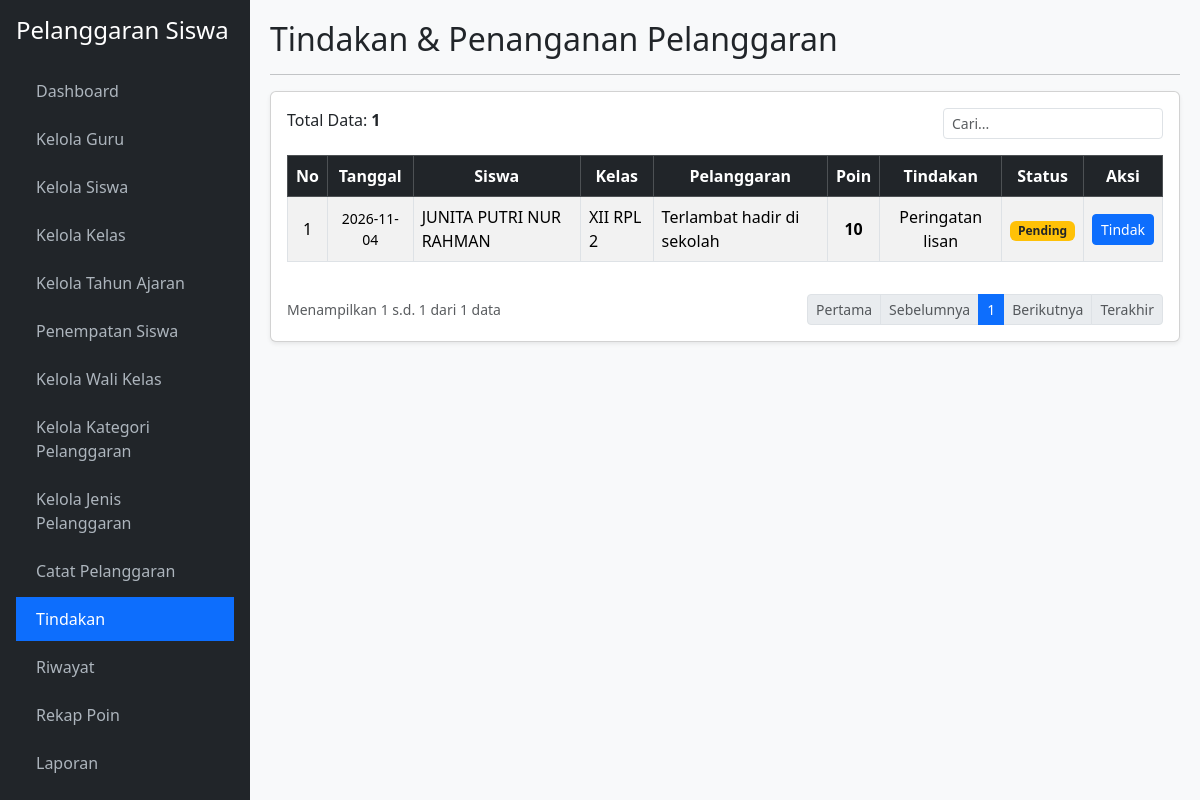
Before: /tindakan.php (signed in) with the older database file.
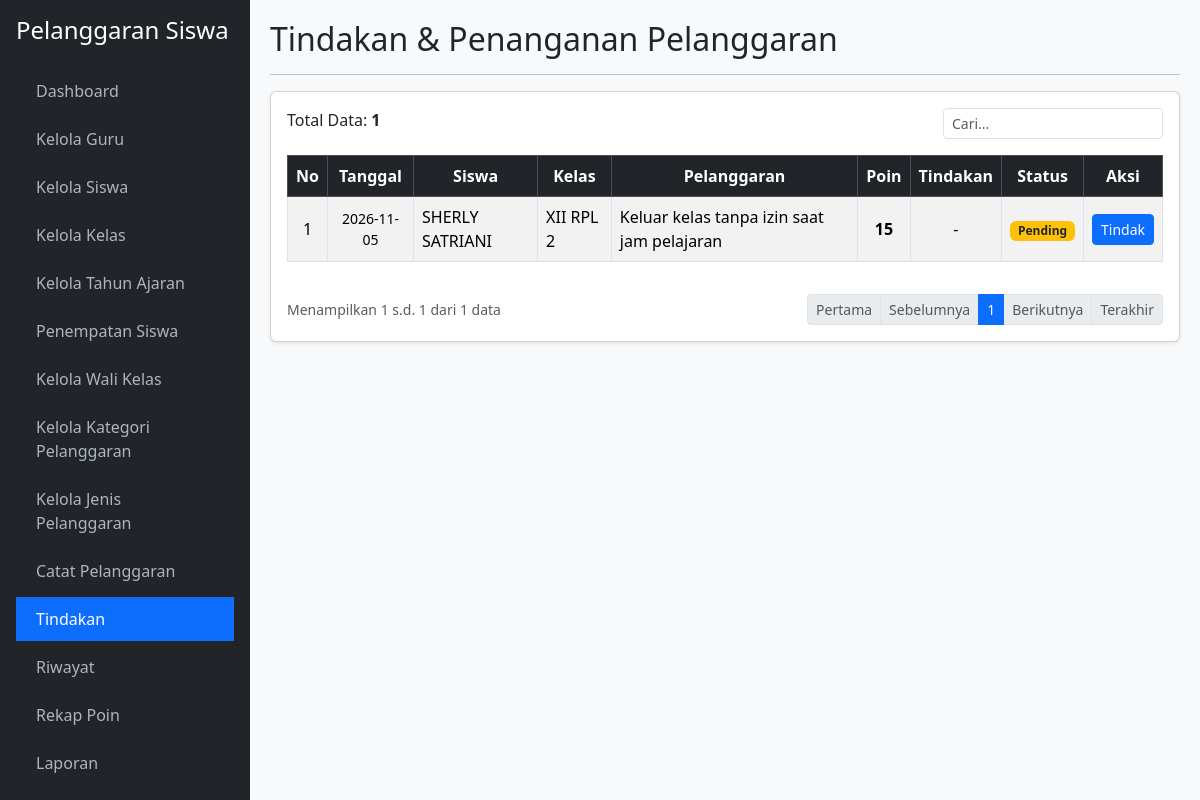
After: the same page with the newer database file.
### tables this page shows
CREATE TABLE `t_pelanggaran_siswa` (
  `id` int(11) NOT NULL,
  `tahun_ajaran_id` int(11) NOT NULL,
  `siswa_id` int(11) NOT NULL,
  `nama_siswa` varchar(150) DEFAULT NULL,
  `kelas_id` int(11) NOT NULL,
  `nama_kelas` varchar(100) DEFAULT NULL,
  `pelanggaran_id` int(11) NOT NULL,
  `nama_pelanggaran` varchar(150) DEFAULT NULL,
  `pelanggaran_kategori_id` int(11) NOT NULL,
  `guru_id` int(11) NOT NULL,
  `nama_guru` varchar(150) DEFAULT NULL,
  `tanggal` date NOT NULL,
  `keterangan` text DEFAULT NULL,
  `poin` int(11) DEFAULT NULL,
  `tindakan` text DEFAULT NULL,
  `status` varchar(30) DEFAULT NULL,
  `created_at` timestamp NULL DEFAULT NULL,
  `updated_at` timestamp NULL DEFAULT NULL
);

### tindakan.php (the view, shortened to what the changed rows need)
<?php
require_once 'koneksi.php';
$edit = isset($_GET['tindak']) ? mysqli_fetch_assoc(mysqli_query($koneksi, "SELECT * FROM t_pelanggaran_siswa WHERE id='{$_GET['tindak']}'")) : null;
$limit = 10;
$h = max(1, (int)($_GET['halaman'] ?? 1));
$offset = ($h - 1) * $limit;
$where_arr = ["status != 'Selesai'"];
$where = "WHERE " . implode(' AND ', $where_arr);
$data = mysqli_query($koneksi, "SELECT * FROM t_pelanggaran_siswa $where ORDER BY tanggal DESC, id DESC LIMIT $offset, $limit");
$no = $offset + 1;
?>
<!DOCTYPE html>
<html lang="id">
<head>
    <link href="https://cdn.jsdelivr.net/npm/bootstrap@5.3.2/dist/css/bootstrap.min.css" rel="stylesheet">
</head>
<body>
    <div class="main-content">
        <?php if ($edit): ?>
            <div class="d-flex justify-content-between align-items-center mb-3">
                <h2>Form Tindakan Siswa</h2>
                <a href="tindakan.php" class="btn btn-secondary btn-sm">&larr; Kembali</a>
            </div>
            <hr>
            <div class="card shadow-sm"><div class="card-body">
                <form method="POST">
                    <input type="hidden" name="id" value="<?= $edit['id']; ?>">
                    <div class="mb-3">
                        <label class="form-label fw-bold">Siswa & Kelas:</label>
                        <input type="text" class="form-control" value="<?= htmlspecialchars($edit['nama_siswa'] . ' (' . $edit['nama_kelas'] . ')'); ?>" disabled>
                    </div>
                    <div class="mb-3">
                        <label class="form-label fw-bold">Pelanggaran & Poin:</label>
                        <input type="text" class="form-control" value="<?= htmlspecialchars($edit['nama_pelanggaran'] . ' [Poin: ' . $edit['poin'] . ']'); ?>" disabled>
                    </div>
                    <div class="mb-3">
                        <label class="form-label fw-bold">Bentuk Tindakan:</label>
                        <input type="text" name="tindakan" id="tindakanTxt" class="form-control" value="<?= htmlspecialchars($edit['tindakan'] ?? 'Peringatan lisan dan teguran'); ?>" required>
                        <div class="mt-2">
                            <small class="text-muted">Cepat:</small>
                            <button type="button" class="btn btn-sm btn-outline-secondary py-0" onclick="document.getElementById('tindakanTxt').value='Peringatan lisan dan teguran'">Lisan</button>
                            <button type="button" class="btn btn-sm btn-outline-secondary py-0" onclick="document.getElementById('tindakanTxt').value='Pemanggilan orang tua'">Ortu</button>
                            <button type="button" class="btn btn-sm btn-outline-secondary py-0" onclick="document.getElementById('tindakanTxt').value='Surat peringatan'">SP</button>
                        </div>
                    </div>
                    <div class="mb-3">
                        <label class="form-label fw-bold">Status:</label>
                        <select name="status" class="form-control" required>
                            <option value="Selesai">Selesai (Pindah ke Riwayat)</option>
                            <option value="Diproses" selected>Diproses</option>
                        </select>
                    </div>
                    <div class="d-flex justify-content-end">
                        <a href="tindakan.php" class="btn btn-secondary me-2">Batal</a>
                        <button type="submit" name="simpan" class="btn btn-primary">Simpan</button>
                    </div>
                </form>
            </div></div>
        <?php else: ?>
            <h2>Tindakan & Penanganan Pelanggaran</h2>
            <div class="card shadow-sm"><div class="card-body">
                <div class="table-responsive">
                    <table class="table table-bordered table-striped align-middle">
                        <thead class="table-dark text-center">
                            <tr><th>No</th><th>Tanggal</th><th>Siswa</th><th>Kelas</th><th>Pelanggaran</th><th>Poin</th><th>Tindakan</th><th>Status</th><th>Aksi</th></tr>
                        </thead>
                        <tbody>
                            <?php if ($data && mysqli_num_rows($data) > 0): while($r = mysqli_fetch_assoc($data)): ?>
                            <tr>
                                <td class="text-center"><?= $no++; ?></td>
                                <td class="text-center small"><?= htmlspecialchars($r['tanggal']); ?></td>
                                <td><?= htmlspecialchars($r['nama_siswa']); ?></td>
                                <td><?= htmlspecialchars($r['nama_kelas']); ?></td>
                                <td><?= htmlspecialchars($r['nama_pelanggaran']); ?></td>
                                <td class="text-center"><strong><?= $r['poin']; ?></strong></td>
                                <td class="text-center"><?= htmlspecialchars($r['tindakan'] ?? '-'); ?></td>
                                <td class="text-center"><span class="badge bg-warning text-dark"><?= htmlspecialchars($r['status']); ?></span></td>
                                <td class="text-center">
                                    <a href="?tindak=<?= $r['id']; ?>" class="btn btn-sm btn-primary">Tindak</a>
                                </td>
                            </tr>
                            <?php endwhile; else: ?>
                            <tr><td colspan="9" class="text-center text-muted">Tidak ada data tindakan yang perlu diproses.</td></tr>
                            <?php endif; ?>
                        </tbody>
                    </table>
                </div>
            </div></div>
        <?php endif; ?>
    </div>
</body>
</html>

Changed rows visible on the page:
changed t_pelanggaran_siswa "XII RPL 2": tanggal "2026-11-04" → "2026-11-05"; nama_siswa "JUNITA PUTRI NUR RAHMAN" → "SHERLY SATRIANI"; nama_pelanggaran "Terlambat hadir di sekolah" → "Keluar kelas tanpa izin saat jam pelajaran"; poin "10" → "15"; tindakan "Peringatan lisan" → "-"
